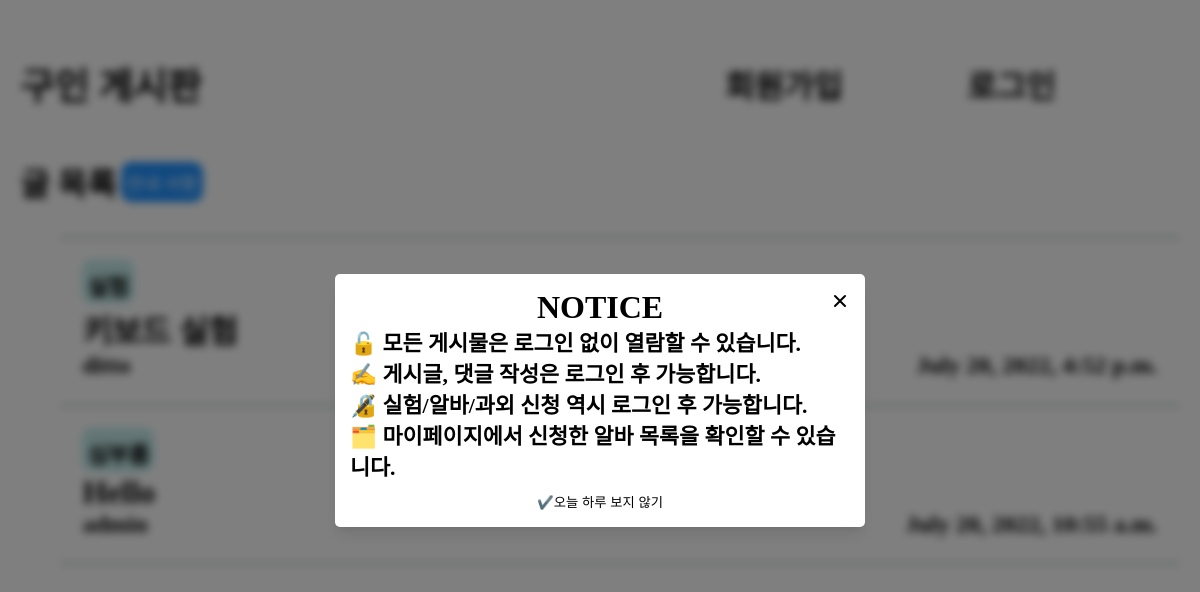
Before: /main/ with the older database file.
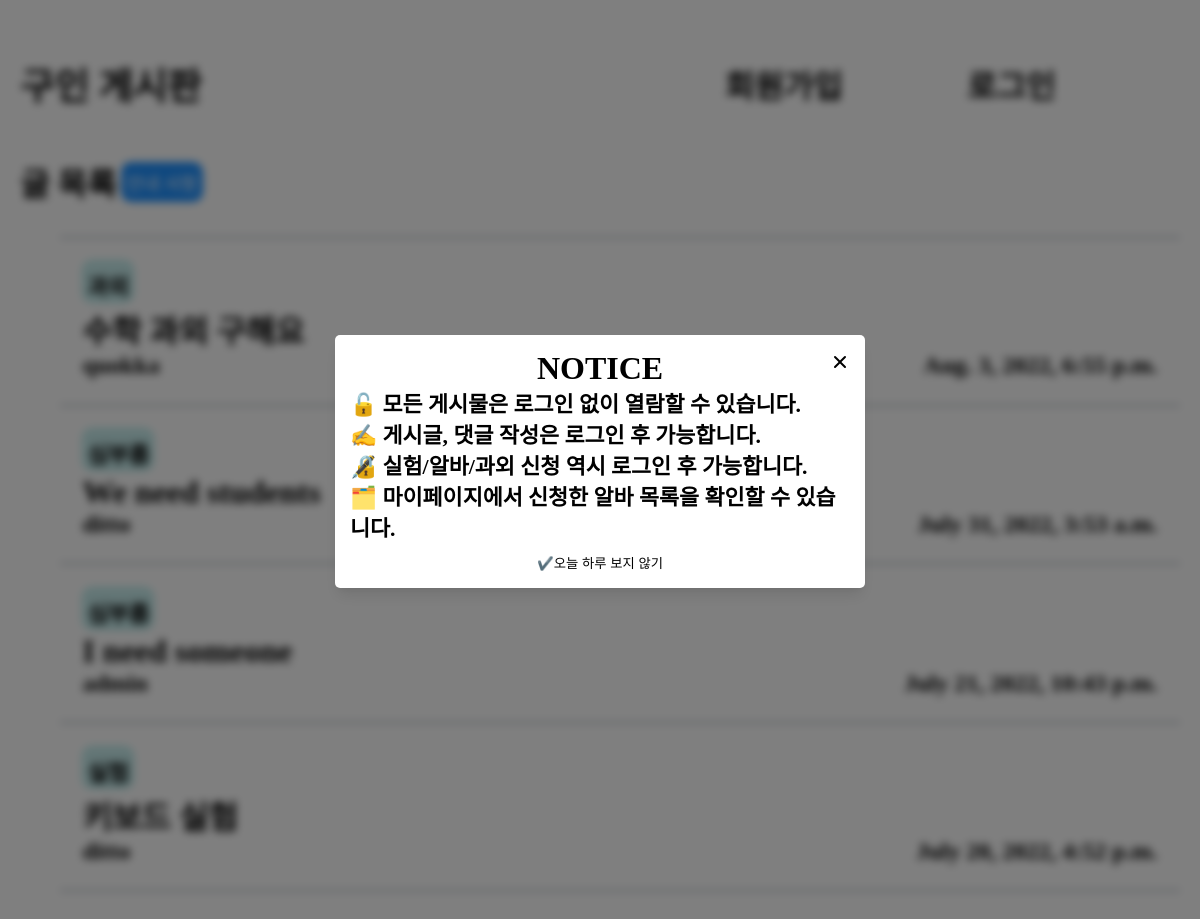
After: the same page with the newer database file.
### main/models.py (models this page shows, shortened)
class Post(models.Model):
    title = models.CharField(max_length=300, null = False)
    content = models.TextField()
    created_dt = models.DateTimeField(auto_now_add=True)
    updated_dt = models.DateTimeField(auto_now=True)
    author = models.ForeignKey(
           Profile, on_delete=models.CASCADE, related_name="my_posts")
    category = models.ForeignKey(
        Category, on_delete=models.CASCADE, related_name="post")
    class Meta:
        verbose_name = 'post'        # 모델 객체의 별칭.
        verbose_name_plural = 'posts'        # 별칭의 복수형 명칭
        ordering = ('-updated_dt', 'author') # created_dt 기준으로 내림차순 후 author 기준으로 오름차순.

class Category(models.Model):
    category = models.CharField(max_length=50, null=False)
    def __str__(self):
        return self.category

### accounts/models.py (models this page shows)
class Profile(AbstractUser):
    name = models.CharField(max_length=30, null=False)
    email = models.CharField(max_length=30, null=False)
    age = models.PositiveIntegerField(
        help_text="User Age", blank=True, null=True)
    gender = models.CharField(max_length=10)
    handed = models.CharField(max_length=10)

### main/views.py (the view)
# urls.py: 2. Add a URL to urlpatterns:  path('', views.home, name='home')
def home(request):
    posts = Post.objects.all()
    return render(request, 'main/home.html', {'posts': posts})

### main/templates/main/home.html (shortened to what this page needs)
{% extends "base.html" %}
{% block static %}
{% load static %}
<link rel="stylesheet" href="{% static 'main/home.css'%}" />
{% endblock %}
{% block header %}
구인 게시판
{% endblock %}
{% block content %}
<div class="modal-container">
    <div class="modal">
        <div class="modal-header">
            <p class="modal-title">NOTICE</p>
            <button class="modal-close">
                <img src="../../static/img/close-x.svg" alt="close" />
            </button>
        </div>
        <article class="modal-body">
            🔓 모든 게시물은 로그인 없이 열람할 수 있습니다.<br>
            ✍️ 게시글, 댓글 작성은 로그인 후 가능합니다.<br>
            🔏 실험/알바/과외 신청 역시 로그인 후 가능합니다.<br>
            🗂️ 마이페이지에서 신청한 알바 목록을 확인할 수 있습니다.
        </article>
        <button class="modal-stop-button">
            ✔️오늘 하루 보지 않기
        </button>
    </div>
</div>
<div class="title">
    <div class="titletext">글 목록</div>
    <button class="modal-open">안내 사항</button>
</div>
<div class="postbox">
    <ul>
        {% for post in posts %}
        <li>
            <div class="post-info">
                <div class="category">{{post.category}}</div>
            </div>
            <a href="{% url 'main:detail' post.pk %}"> {{post.title}}</a>
            <div class="row">
                <div class="post-info">{{post.author}}</div>
                <div class="post-info">{{post.created_dt}}</div>
            </div>
        </li>
        {% endfor %}
    </ul>
</div>
{% endblock %}

### main/templates/base.html (shortened to what this page needs)
<!DOCTYPE html>
<html lang="en">
<head>
    {% load static %}
    <link rel="stylesheet" href="{% static 'base.css'%}" />
    {% block static %} {% endblock %}
</head>
<body>
    <div class="header">
        <div>
            <h3>
            {% block header %} {% endblock %}
            </h3>
        </div>
        <div class="menu">
            {% if user.is_authenticated %}
                {% block post %} {% endblock %}
                <a href="{% url 'accounts:mypage' %}">My Page</a>
                <a href="{% url 'accounts:logout' %}">로그아웃</a>
            {% else %}
                <a href="{% url 'accounts:signup' %}">회원가입</a>
                <a href="{% url 'accounts:login' %}">로그인</a>
            {% endif %}
        </div>
    </div>
    {% block content %}
    {% endblock %}
</body>
</html>

### main/static/base.css (style rules this page uses)
body { font-family: 'LeferiPoint-WhiteObliqueA'; font-weight: 600; font-size: 2em; margin: 20px 20px; }
a { text-decoration: none; }
a:link { color: black; }
.header { display: flex; justify-content: space-between; align-items: center; margin-bottom: 15px; }
.menu { display: flex; width: 50%; justify-content: space-evenly; }
.row { display: flex; flex-direction: row; }

### main/static/main/home.css (style rules this page uses)
.header { display: flex; margin: 10px auto; }
.title { display: flex; flex-direction: row; align-items: center; }
.titletext { display: flex; align-items: center; justify-content: center; }
li { border-bottom: 1px slategray solid; }
li:first-child { border-top: 1px slategray solid; }
.postbox ul li { display: flex; flex-direction: column; justify-content: center; padding: 2%; }
.post-info { margin-bottom: 3px; }
.row { justify-content: space-between; font-size: x-large; }
.category { display: inline-block; text-align: center; font-size: 0.7em; padding: 0px 3px; padding-top: 7px; border: solid 2px paleturquoise; border-radius: 10px; background-color: rgb(199, 236, 236); }

### main/static/main/modal.css (style rules this page uses)
.modal-container { display: flex; position: fixed; top: 0; right: 0; bottom: 0; left: 0; background: rgba(0, 0, 0, 0.5); backdrop-filter: blur(4px); transition: opacity 0.25s ease; z-index: 2; opacity: 0; visibility: hidden; }
.modal-container.open { opacity: 1; visibility: visible; }
.modal { position: relative; transition: top 0.25s ease; width: 500px; height: fit-content; box-shadow: 0 10px 15px -3px rgba(0, 0, 0, 0.1), 0 4px 6px -2px rgba(0, 0, 0, 0.05); border-radius: 4px; margin: auto; padding: 15px; overflow: auto; background: #fff; border-radius: 5px; display: flex; flex-direction: column; }
.modal-header { width: 100%; display: flex; }
.modal-title { padding: 0; margin: 0; text-align: center; width: 100%; }
.modal-close { width: 30px; position: absolute; right: 10px; cursor: pointer; background: no-repeat; border: none; padding: 0; }
.modal-body { width: 100%; margin-bottom: 10px; font-size: 0.68em; }
.modal-stop-button { left: 0; cursor: pointer; background: no-repeat; border: none; }
.modal-open { display: flex; justify-content: center; align-items: center; font-size: large; cursor: pointer; color:white; background-color: dodgerblue; border: 2px dodgerblue solid; border-radius: 10px; margin: 0px 5px; padding: 5px 3px; }

Changed rows visible on the page:
removed Post: category "심부름", title "Hello", author "admin", created_dt "July 20, 2022, 10:55 a.m."
added Post: category "과외", title "수학 과외 구해요", author "quokka", created_dt "Aug. 3, 2022, 6:55 p.m."
added Post: category "심부름", title "We need students", author "ditto", created_dt "July 31, 2022, 3:53 a.m."
added Post: category "심부름", title "I need someone", author "admin", created_dt "July 21, 2022, 10:43 p.m."
